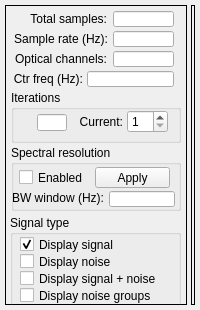
     <widget class="QWidget" name="tab_channels">
      <attribute name="title">
       <string>Freq data (all channels)</string>
      </attribute>
      <layout class="QGridLayout" name="gridLayout_6">
       <property name="leftMargin">
        <number>5</number>
       </property>
       <property name="topMargin">
        <number>5</number>
       </property>
       <property name="rightMargin">
        <number>5</number>
       </property>
       <property name="bottomMargin">
        <number>5</number>
       </property>
       <property name="horizontalSpacing">
        <number>4</number>
       </property>
       <item row="0" column="0">
        <widget class="QFrame" name="dataFrameAllCh">
         <property name="sizePolicy">
          <sizepolicy hsizetype="Fixed" vsizetype="MinimumExpanding">
           <horstretch>0</horstretch>
           <verstretch>0</verstretch>
          </sizepolicy>
         </property>
         <property name="minimumSize">
          <size>
           <width>182</width>
           <height>300</height>
          </size>
         </property>
         <property name="autoFillBackground">
          <bool>false</bool>
         </property>
         <property name="frameShape">
          <enum>QFrame::Box</enum>
         </property>
         <property name="frameShadow">
          <enum>QFrame::Plain</enum>
         </property>
         <widget class="QLabel" name="label_65">
          <property name="geometry">
           <rect>
            <x>20</x>
            <y>6</y>
            <width>82</width>
            <height>16</height>
           </rect>
          </property>
          <property name="text">
           <string>Total samples:</string>
          </property>
          <property name="alignment">
           <set>Qt::AlignRight|Qt::AlignTrailing|Qt::AlignVCenter</set>
          </property>
         </widget>
         <widget class="QLineEdit" name="totalSamplesAllCh">
          <property name="geometry">
           <rect>
            <x>108</x>
            <y>6</y>
            <width>61</width>
            <height>16</height>
           </rect>
          </property>
          <property name="readOnly">
           <bool>true</bool>
          </property>
         </widget>
         <widget class="QLineEdit" name="samplingRateAllCh">
          <property name="geometry">
           <rect>
            <x>108</x>
            <y>26</y>
            <width>61</width>
            <height>16</height>
           </rect>
          </property>
          <property name="readOnly">
           <bool>true</bool>
          </property>
         </widget>
         <widget class="QLabel" name="label_66">
          <property name="geometry">
           <rect>
            <x>8</x>
            <y>26</y>
            <width>95</width>
            <height>16</height>
           </rect>
          </property>
          <property name="text">
           <string>Sample rate (Hz):</string>
          </property>
          <property name="alignment">
           <set>Qt::AlignRight|Qt::AlignTrailing|Qt::AlignVCenter</set>
          </property>
         </widget>
         <widget class="QGroupBox" name="groupBox_40">
          <property name="geometry">
           <rect>
            <x>5</x>
            <y>210</y>
            <width>171</width>
            <height>128</height>
           </rect>
          </property>
          <property name="title">
           <string>Signal type</string>
          </property>
          <widget class="QCheckBox" name="signalCheckBoxAllCh">
           <property name="geometry">
            <rect>
             <x>10</x>
             <y>21</y>
             <width>102</width>
             <height>17</height>
            </rect>
           </property>
           <property name="text">
            <string>Display signal</string>
           </property>
           <property name="checked">
            <bool>true</bool>
           </property>
          </widget>
          <widget class="QCheckBox" name="noiseCheckBoxAllCh">
           <property name="geometry">
            <rect>
             <x>10</x>
             <y>38</y>
             <width>105</width>
             <height>17</height>
            </rect>
           </property>
           <property name="text">
            <string>Display noise</string>
           </property>
          </widget>
          <widget class="QCheckBox" name="sigandnoiseCheckBoxAllCh">
           <property name="geometry">
            <rect>
             <x>10</x>
             <y>55</y>
             <width>148</width>
             <height>17</height>
            </rect>
           </property>
           <property name="text">
            <string>Display signal + noise</string>
           </property>
          </widget>
          <widget class="QRadioButton" name="radioButtonLinearAllCh">
           <property name="geometry">
            <rect>
             <x>10</x>
             <y>92</y>
             <width>55</width>
             <height>17</height>
            </rect>
           </property>
           <property name="text">
            <string>Watts</string>
           </property>
           <property name="checked">
            <bool>true</bool>
           </property>
          </widget>
          <widget class="QRadioButton" name="radioButtonLogAllCh">
           <property name="geometry">
            <rect>
             <x>92</x>
             <y>92</y>
             <width>52</width>
             <height>17</height>
            </rect>
           </property>
           <property name="text">
            <string>dBm</string>
           </property>
          </widget>
          <widget class="QRadioButton" name="radioButtonLinearSpectralAllCh">
           <property name="geometry">
            <rect>
             <x>10</x>
             <y>108</y>
             <width>73</width>
             <height>17</height>
            </rect>
           </property>
           <property name="text">
            <string>Watts/Hz</string>
           </property>
           <property name="checked">
            <bool>false</bool>
           </property>
          </widget>
          <widget class="QRadioButton" name="radioButtonLogSpectralAllCh">
           <property name="geometry">
            <rect>
             <x>92</x>
             <y>108</y>
             <width>74</width>
             <height>17</height>
            </rect>
           </property>
           <property name="text">
            <string>dBm/Hz</string>
           </property>
           <property name="checked">
            <bool>false</bool>
           </property>
          </widget>
          <widget class="QCheckBox" name="noisegroupCheckBoxAllCh">
           <property name="geometry">
            <rect>
             <x>10</x>
             <y>72</y>
             <width>144</width>
             <height>17</height>
            </rect>
           </property>
           <property name="text">
            <string>Display noise groups</string>
           </property>
          </widget>
         </widget>
         <widget class="QGroupBox" name="groupBox_41">
          <property name="geometry">
           <rect>
            <x>6</x>
            <y>85</y>
            <width>170</width>
            <height>53</height>
           </rect>
          </property>
          <property name="title">
           <string>Iterations</string>
          </property>
          <widget class="QLabel" name="label_71">
           <property name="geometry">
            <rect>
             <x>59</x>
             <y>24</y>
             <width>53</width>
             <height>16</height>
            </rect>
           </property>
           <property name="text">
            <string>Current:</string>
           </property>
           <property name="alignment">
            <set>Qt::AlignRight|Qt::AlignTrailing|Qt::AlignVCenter</set>
           </property>
          </widget>
          <widget class="QSpinBox" name="spinBoxAllCh">
           <property name="geometry">
            <rect>
             <x>116</x>
             <y>20</y>
             <width>41</width>
             <height>23</height>
            </rect>
           </property>
           <property name="readOnly">
            <bool>false</bool>
           </property>
           <property name="suffix">
            <string/>
           </property>
           <property name="minimum">
            <number>1</number>
           </property>
           <property name="maximum">
            <number>100</number>
           </property>
          </widget>
          <widget class="QLineEdit" name="totalIterationsAllCh">
           <property name="geometry">
            <rect>
             <x>26</x>
             <y>24</y>
             <width>30</width>
             <height>17</height>
            </rect>
           </property>
           <property name="readOnly">
            <bool>true</bool>
           </property>
          </widget>
         </widget>
         <widget class="QGroupBox" name="groupBox_42">
          <property name="geometry">
           <rect>
            <x>5</x>
            <y>386</y>
            <width>171</width>
            <height>83</height>
           </rect>
          </property>
          <property name="title">
           <string>Plot settings</string>
          </property>
          <widget class="QCheckBox" name="checkBoxMajorGridAllCh">
           <property name="geometry">
            <rect>
             <x>10</x>
             <y>24</y>
             <width>124</width>
             <height>17</height>
            </rect>
           </property>
           <property name="text">
            <string>Display major grid</string>
           </property>
           <property name="checked">
            <bool>true</bool>
           </property>
          </widget>
          <widget class="QCheckBox" name="checkBoxMinorGridAllCh">
           <property name="geometry">
            <rect>
             <x>10</x>
             <y>42</y>
             <width>127</width>
             <height>17</height>
            </rect>
           </property>
           <property name="text">
            <string>Display minor grid</string>
           </property>
           <property name="checked">
            <bool>true</bool>
           </property>
          </widget>
          <widget class="QCheckBox" name="checkBoxLegendAllCh">
           <property name="geometry">
            <rect>
             <x>10</x>
             <y>60</y>
             <width>113</width>
             <height>17</height>
            </rect>
           </property>
           <property name="text">
            <string>Display legend</string>
           </property>
          </widget>
         </widget>
         <widget class="QGroupBox" name="groupBox_43">
          <property name="geometry">
           <rect>
            <x>5</x>
            <y>568</y>
            <width>171</width>
            <height>87</height>
           </rect>
          </property>
          <property name="title">
           <string>Freq axis settings</string>
          </property>
          <widget class="QLineEdit" name="minFreqAllCh">
           <property name="geometry">
            <rect>
             <x>104</x>
             <y>24</y>
             <width>61</width>
             <height>16</height>
            </rect>
           </property>
          </widget>
          <widget class="QLineEdit" name="maxFreqAllCh">
           <property name="geometry">
            <rect>
             <x>104</x>
             <y>42</y>
             <width>61</width>
             <height>16</height>
            </rect>
           </property>
          </widget>
          <widget class="QLabel" name="label_82">
           <property name="geometry">
            <rect>
             <x>50</x>
             <y>22</y>
             <width>52</width>
             <height>20</height>
            </rect>
           </property>
           <property name="text">
            <string>Freq (1):</string>
           </property>
           <property name="alignment">
            <set>Qt::AlignRight|Qt::AlignTrailing|Qt::AlignVCenter</set>
           </property>
          </widget>
          <widget class="QLabel" name="label_83">
           <property name="geometry">
            <rect>
             <x>51</x>
             <y>38</y>
             <width>51</width>
             <height>20</height>
            </rect>
           </property>
           <property name="text">
            <string>Freq (2):</string>
           </property>
           <property name="alignment">
            <set>Qt::AlignRight|Qt::AlignTrailing|Qt::AlignVCenter</set>
           </property>
          </widget>
          <widget class="QPushButton" name="actionAllChWindow">
           <property name="geometry">
            <rect>
             <x>78</x>
             <y>60</y>
             <width>75</width>
             <height>21</height>
            </rect>
           </property>
           <property name="text">
            <string>Apply</string>
           </property>
          </widget>
          <widget class="QRadioButton" name="radioButtonHzAllCh">
           <property name="geometry">
            <rect>
             <x>10</x>
             <y>34</y>
             <width>45</width>
             <height>17</height>
            </rect>
           </property>
           <property name="text">
            <string>Hz</string>
           </property>
           <property name="checked">
            <bool>true</bool>
           </property>
          </widget>
          <widget class="QRadioButton" name="radioButtonNmAllCh">
           <property name="geometry">
            <rect>
             <x>10</x>
             <y>54</y>
             <width>46</width>
             <height>17</height>
            </rect>
           </property>
           <property name="text">
            <string>nm</string>
           </property>
           <property name="checked">
            <bool>false</bool>
           </property>
          </widget>
         </widget>
         <widget class="QLineEdit" name="numberOptChannelsAllCh">
          <property name="geometry">
           <rect>
            <x>108</x>
            <y>46</y>
            <width>61</width>
            <height>16</height>
           </rect>
          </property>
          <property name="readOnly">
           <bool>true</bool>
          </property>
         </widget>
         <widget class="QLabel" name="label_84">
          <property name="geometry">
           <rect>
            <x>4</x>
            <y>46</y>
            <width>98</width>
            <height>16</height>
           </rect>
          </property>
          <property name="text">
           <string>Optical channels:</string>
          </property>
          <property name="alignment">
           <set>Qt::AlignRight|Qt::AlignTrailing|Qt::AlignVCenter</set>
          </property>
         </widget>
         <widget class="QLabel" name="label_85">
          <property name="geometry">
           <rect>
            <x>6</x>
            <y>66</y>
            <width>72</width>
            <height>16</height>
           </rect>
          </property>
          <property name="text">
           <string>Ctr freq (Hz):</string>
          </property>
          <property name="alignment">
           <set>Qt::AlignRight|Qt::AlignTrailing|Qt::AlignVCenter</set>
          </property>
         </widget>
         <widget class="QLineEdit" name="opticalCtrFreq">
          <property name="geometry">
           <rect>
            <x>82</x>
            <y>66</y>
            <width>87</width>
            <height>16</height>
           </rect>
          </property>
          <property name="readOnly">
           <bool>true</bool>
          </property>
         </widget>
         <widget class="QGroupBox" name="groupBox_44">
          <property name="geometry">
           <rect>
            <x>6</x>
            <y>340</y>
            <width>170</width>
            <height>43</height>
           </rect>
          </property>
          <property name="title">
           <string>Polarization</string>
          </property>
          <widget class="QRadioButton" name="radioButtonPolXYAllCh">
           <property name="geometry">
            <rect>
             <x>10</x>
             <y>22</y>
             <width>51</width>
             <height>17</height>
            </rect>
           </property>
           <property name="text">
            <string>X-Y</string>
           </property>
           <property name="checked">
            <bool>true</bool>
           </property>
          </widget>
          <widget class="QRadioButton" name="radioButtonPolXAllCh">
           <property name="geometry">
            <rect>
             <x>72</x>
             <y>22</y>
             <width>39</width>
             <height>17</height>
            </rect>
           </property>
           <property name="text">
            <string>X</string>
           </property>
           <property name="checked">
            <bool>false</bool>
           </property>
          </widget>
          <widget class="QRadioButton" name="radioButtonPolYAllCh">
           <property name="geometry">
            <rect>
             <x>124</x>
             <y>22</y>
             <width>39</width>
             <height>17</height>
            </rect>
           </property>
           <property name="text">
            <string>Y</string>
           </property>
           <property name="checked">
            <bool>false</bool>
           </property>
          </widget>
         </widget>
         <widget class="QGroupBox" name="groupBox_45">
          <property name="geometry">
           <rect>
            <x>6</x>
            <y>140</y>
            <width>170</width>
            <height>66</height>
           </rect>
          </property>
          <property name="title">
           <string>Spectral resolution</string>
          </property>
          <widget class="QLabel" name="label_86">
           <property name="geometry">
            <rect>
             <x>2</x>
             <y>42</y>
             <width>91</width>
             <height>21</height>
            </rect>
           </property>
           <property name="text">
            <string>  BW window (Hz):</string>
           </property>
           <property name="alignment">
            <set>Qt::AlignRight|Qt::AlignTrailing|Qt::AlignVCenter</set>
           </property>
          </widget>
          <widget class="QLineEdit" name="spectralResolutionAllCh">
           <property name="geometry">
            <rect>
             <x>98</x>
             <y>46</y>
             <width>66</width>
             <height>16</height>
            </rect>
           </property>
          </widget>
          <widget class="QCheckBox" name="signalCheckBoxEnableResolutionAllCh">
           <property name="geometry">
            <rect>
             <x>8</x>
             <y>24</y>
             <width>72</width>
             <height>17</height>
            </rect>
           </property>
           <property name="text">
            <string>Enabled</string>
           </property>
           <property name="checked">
            <bool>false</bool>
           </property>
          </widget>
          <widget class="QPushButton" name="actionResolutionWindowAllCh">
           <property name="geometry">
            <rect>
             <x>84</x>
             <y>22</y>
             <width>75</width>
             <height>21</height>
            </rect>
           </property>
           <property name="text">
            <string>Apply</string>
           </property>
          </widget>
         </widget>
         <widget class="QGroupBox" name="groupBox_46">
          <property name="geometry">
           <rect>
            <x>4</x>
            <y>476</y>
            <width>172</width>
            <height>87</height>
           </rect>
          </property>
          <property name="title">
           <string>Y-axis min/max settings</string>
          </property>
          <widget class="QLineEdit" name="startYAxisAllCh">
           <property name="geometry">
            <rect>
             <x>94</x>
             <y>22</y>
             <width>61</width>
             <height>16</height>
            </rect>
           </property>
          </widget>
          <widget class="QLineEdit" name="endYAxisAllCh">
           <property name="geometry">
            <rect>
             <x>94</x>
             <y>42</y>
             <width>61</width>
             <height>16</height>
            </rect>
           </property>
          </widget>
          <widget class="QLabel" name="label_87">
           <property name="geometry">
            <rect>
             <x>19</x>
             <y>20</y>
             <width>73</width>
             <height>20</height>
            </rect>
           </property>
           <property name="text">
            <string>Start value:</string>
           </property>
           <property name="alignment">
            <set>Qt::AlignRight|Qt::AlignTrailing|Qt::AlignVCenter</set>
           </property>
          </widget>
          <widget class="QLabel" name="label_88">
           <property name="geometry">
            <rect>
             <x>16</x>
             <y>38</y>
             <width>76</width>
             <height>20</height>
            </rect>
           </property>
           <property name="text">
            <string>End value:</string>
           </property>
           <property name="alignment">
            <set>Qt::AlignRight|Qt::AlignTrailing|Qt::AlignVCenter</set>
           </property>
          </widget>
          <widget class="QPushButton" name="actionWindowYAxisAllCh">
           <property name="geometry">
            <rect>
             <x>42</x>
             <y>60</y>
             <width>75</width>
             <height>21</height>
            </rect>
           </property>
           <property name="text">
            <string>Apply</string>
           </property>
          </widget>
         </widget>
        </widget>
       </item>
       <item row="0" column="1">
        <widget class="QFrame" name="graphFrameAllCh">
         <property name="sizePolicy">
          <sizepolicy hsizetype="Expanding" vsizetype="Expanding">
           <horstretch>0</horstretch>
           <verstretch>0</verstretch>
          </sizepolicy>
         </property>
         <property name="layoutDirection">
          <enum>Qt::LeftToRight</enum>
         </property>
         <property name="autoFillBackground">
          <bool>true</bool>
         </property>
         <property name="frameShape">
          <enum>QFrame::Box</enum>
         </property>
         <property name="frameShadow">
          <enum>QFrame::Plain</enum>
         </property>
         <property name="lineWidth">
          <number>1</number>
         </property>
         <property name="midLineWidth">
          <number>1</number>
         </property>
        </widget>
       </item>
      </layout>
     </widget>
